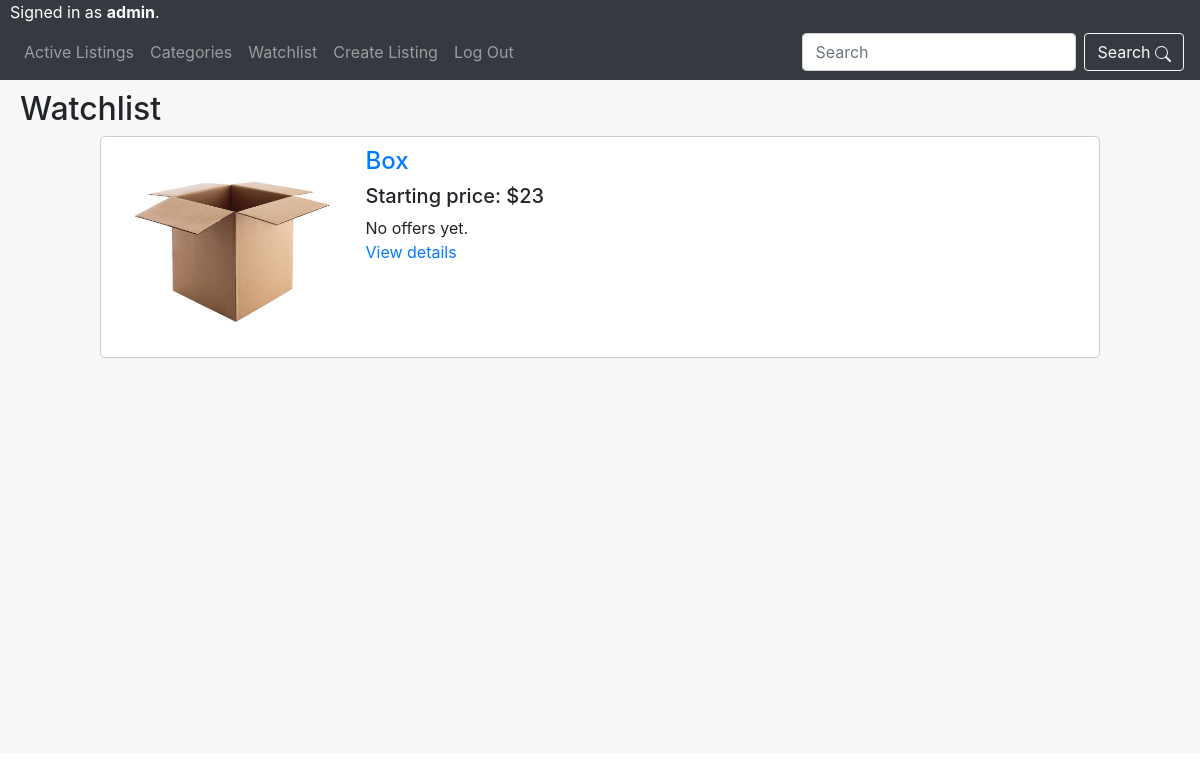
/watchlist/ (signed in), run on the app's committed database.
### auctions/models.py (models this page shows, shortened)
class User(AbstractUser):
    pass

class Watchlist(models.Model):
    user = models.ForeignKey(User, on_delete=models.CASCADE)
    auction = models.ForeignKey(Auction, on_delete=models.CASCADE)
    class Meta:
        unique_together = ('user', 'auction')

class Auction(models.Model):
    user = models.ForeignKey(User, on_delete=models.CASCADE, blank=True)
    name = models.CharField(max_length=64)
    img = models.ImageField(upload_to='listing_image', null=True, default="/static/default_image.jpg")
    description = models.TextField(blank=True)
    starting_bid = models.IntegerField()
    category = models.ForeignKey(Category, on_delete=models.CASCADE, related_name="auctions", null=True)
    created_on = models.DateTimeField(auto_now_add=True, null=True)

### auctions/views.py (the view)
# urls.py: path("watchlist/", views.watchlist, name="watchlist"),
def watchlist(request):
    return render(request, "auctions/watchlist.html", {
        "auction": auction,
        "watchlist": watchlist,
        "watchlists": Watchlist.objects.all()
    })

### auctions/templates/auctions/watchlist.html (shortened to what this page needs)
{% extends "auctions/layout.html" %}
{% block body %}
<div class="background">
<h2 style="padding-left: 10px;">Watchlist</h2>
{% for watchlist in watchlists %}
{% if user == watchlist.user %}
    <div class="item">
        <div class="item-img">
        <a href="{% url 'auction' watchlist.auction.id %}"><img src="{{ watchlist.auction.img.url }}" class="center"></a>
        </div>
        <div class="item-info">
            <a href="{% url 'auction' watchlist.auction.id %}"><h4>{{ watchlist.auction.name }}</h4></a>
            {%for bid in bids%}
                <h3>Actual bid ${{bid.new_bid}}</h3>
            {%empty%}
                <h5>Starting price: ${{ watchlist.auction.starting_bid }}</h5>
                No offers yet.
            {%endfor%}
            <p><a href="{% url 'auction' watchlist.auction.id %}">View details</a></p>
        </div>
    </div>
{%endif%}
{%empty%}
    You have no listings on watchlist.
{%endfor%}
</div>
 {% endblock %}

### auctions/templates/auctions/layout.html (shortened to what this page needs)
{% load static %}
<!DOCTYPE html>
<html lang="en">
    <head>
        <link rel="stylesheet" href="https://stackpath.bootstrapcdn.com/bootstrap/4.4.1/css/bootstrap.min.css">
        <link href="{% static 'auctions/layout.css' %}" rel="stylesheet">
        <link href="{% static 'auctions/listing.css' %}" rel="stylesheet">
        <link href="{% static 'auctions/category.css' %}" rel="stylesheet">
    </head>
    <body>
        <div class="signed-in">
            {% if user.is_authenticated %}
                Signed in as <strong>{{ user.username }}</strong>.
            {% else %}
                Not signed in.
            {% endif %}
        </div>
        <nav class="navbar navbar-expand-lg navbar-dark bg-dark">
            <div class="collapse navbar-collapse" id="navbarSupportedContent">
              <ul class="navbar-nav mr-auto">
                <li class="nav-item">
                    <a class="nav-link" href="{% url 'index' %}">Active Listings</a>
                </li>
                <li class="nav-item">
                    <a class="nav-link" href="{% url 'categories' %}">Categories</a>
                </li>
                {% if user.is_authenticated %}
                <li class="nav-item">
                  <a class="nav-link" href="{% url 'watchlist' %}">Watchlist</a>
                </li>
                <li class="nav-item">
                    <a class="nav-link" href="{% url 'create' %}">Create Listing</a>
                </li>
                <li class="nav-item">
                    <a class="nav-link" href="{% url 'logout' %}">Log Out</a>
                </li>
                {%endif%}
              </ul>
              <form class="form-inline my-2 my-lg-0">
                <input class="form-control mr-sm-2" type="search" placeholder="Search" aria-label="Search">
                <button class="btn btn-outline-light" type="submit">Search </button>
              </form>
            </div>
          </nav>
        {% block body %}
        {% endblock %}
    </body>
</html>

### auctions/static/auctions/layout.css (style rules this page uses)
.signed-in { background-color: #343A40; color: white; padding-left: 10px; }

### auctions/static/auctions/listing.css (style rules this page uses)
.background { padding: 10px; background-color: #f7f7f7; min-height: 673px; }
.item-info { padding-left: 10px; display: flex; flex-direction: column; height: auto; padding-right: 30px; }
.item-img { width: 25%; }
.item { padding: 10px; display: flex; flex-direction: row; border-radius: 5px; background-color: white; border: #ccc 1px solid; max-width: 1000px; margin-bottom: 20px; margin-left: auto; margin-right: auto; }
.center { display: block; margin-left: auto; margin-right: auto; max-width: 200px; }

### data on the page
User: username "admin"
Watchlist: auction.img (picture), auction.name "Box", auction.starting_bid "23"
